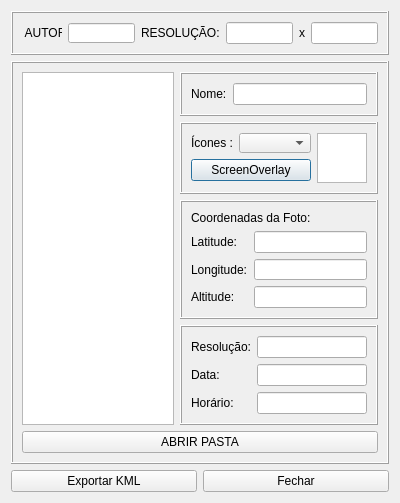
<?xml version="1.0" encoding="UTF-8"?>
<ui version="4.0">
 <class>Dialog</class>
 <widget class="QDialog" name="Dialog">
  <property name="windowModality">
   <enum>Qt::ApplicationModal</enum>
  </property>
  <property name="geometry">
   <rect>
    <x>0</x>
    <y>0</y>
    <width>400</width>
    <height>503</height>
   </rect>
  </property>
  <property name="minimumSize">
   <size>
    <width>400</width>
    <height>503</height>
   </size>
  </property>
  <property name="maximumSize">
   <size>
    <width>400</width>
    <height>503</height>
   </size>
  </property>
  <property name="windowTitle">
   <string>Dialog</string>
  </property>
  <property name="windowIcon">
   <iconset>
    <normaloff>../icones/fotos.png</normaloff>../icones/fotos.png</iconset>
  </property>
  <layout class="QGridLayout" name="gridLayout_16">
   <item row="0" column="0">
    <layout class="QGridLayout" name="gridLayout_15">
     <item row="0" column="0">
      <layout class="QGridLayout" name="gridLayout_14">
       <item row="0" column="0">
        <widget class="QFrame" name="frame_2">
         <property name="frameShape">
          <enum>QFrame::Box</enum>
         </property>
         <property name="frameShadow">
          <enum>QFrame::Raised</enum>
         </property>
         <layout class="QGridLayout" name="gridLayout_3">
          <item row="0" column="0">
           <widget class="QLabel" name="label">
            <property name="maximumSize">
             <size>
              <width>40</width>
              <height>16</height>
             </size>
            </property>
            <property name="text">
             <string> AUTOR:</string>
            </property>
           </widget>
          </item>
          <item row="0" column="1">
           <widget class="QLineEdit" name="lineEdit_Autor">
            <property name="maximumSize">
             <size>
              <width>160</width>
              <height>20</height>
             </size>
            </property>
           </widget>
          </item>
          <item row="0" column="2">
           <widget class="QLabel" name="label_2">
            <property name="text">
             <string>RESOLUÇÃO:</string>
            </property>
           </widget>
          </item>
          <item row="0" column="3">
           <widget class="QLineEdit" name="lineEditExibir"/>
          </item>
          <item row="0" column="4">
           <widget class="QLabel" name="label_11">
            <property name="text">
             <string>x</string>
            </property>
           </widget>
          </item>
          <item row="0" column="5">
           <widget class="QLineEdit" name="lineEditExibir2"/>
          </item>
         </layout>
        </widget>
       </item>
       <item row="1" column="0">
        <widget class="QFrame" name="frame">
         <property name="frameShape">
          <enum>QFrame::Box</enum>
         </property>
         <property name="frameShadow">
          <enum>QFrame::Raised</enum>
         </property>
         <layout class="QGridLayout" name="gridLayout_12">
          <item row="0" column="0">
           <layout class="QGridLayout" name="gridLayout_11">
            <item row="0" column="0">
             <layout class="QGridLayout" name="gridLayout_10">
              <item row="0" column="0">
               <widget class="QTableView" name="tableViewFotos">
                <property name="maximumSize">
                 <size>
                  <width>170</width>
                  <height>360</height>
                 </size>
                </property>
               </widget>
              </item>
              <item row="0" column="1">
               <layout class="QGridLayout" name="gridLayout_9">
                <item row="0" column="0">
                 <widget class="QFrame" name="frame_5">
                  <property name="frameShape">
                   <enum>QFrame::Box</enum>
                  </property>
                  <property name="frameShadow">
                   <enum>QFrame::Raised</enum>
                  </property>
                  <layout class="QGridLayout" name="gridLayout_6">
                   <item row="0" column="0">
                    <widget class="QLabel" name="label_8">
                     <property name="text">
                      <string>Nome:</string>
                     </property>
                    </widget>
                   </item>
                   <item row="0" column="1">
                    <widget class="QLineEdit" name="lineEdit_Nome"/>
                   </item>
                  </layout>
                 </widget>
                </item>
                <item row="1" column="0">
                 <widget class="QFrame" name="frame_8">
                  <property name="frameShape">
                   <enum>QFrame::Box</enum>
                  </property>
                  <property name="frameShadow">
                   <enum>QFrame::Raised</enum>
                  </property>
                  <layout class="QGridLayout" name="gridLayout_8">
                   <item row="0" column="0">
                    <layout class="QGridLayout" name="gridLayout_7">
                     <item row="0" column="0">
                      <layout class="QGridLayout" name="gridLayout_5">
                       <item row="0" column="0">
                        <layout class="QGridLayout" name="gridLayout">
                         <item row="0" column="0">
                          <widget class="QLabel" name="label_9">
                           <property name="text">
                            <string>Ícones :</string>
                           </property>
                          </widget>
                         </item>
                         <item row="0" column="1">
                          <widget class="QComboBox" name="comboBoxLinks">
                           <property name="maximumSize">
                            <size>
                             <width>80</width>
                             <height>20</height>
                            </size>
                           </property>
                          </widget>
                         </item>
                        </layout>
                       </item>
                       <item row="1" column="0">
                        <widget class="QPushButton" name="pushButton_Screen">
                         <property name="styleSheet">
                          <string notr="true">QPushButton {
    /* Mantém o estilo original do botão */
    transition: all 0.2s ease; /* Suaviza todas as transições de estado */
}

QPushButton:hover {
    background-color: qlineargradient(spread:pad, x1:0, y1:0, x2:0, y2:1, stop:0 #00f7ff, stop:1 #00d9ff); /* Gradiente suave em tons de azul neon */
    border: 1px solid #00b3cc; /* Borda azul neon mais escura */
    border-radius: 4px; /* Cantos arredondados */
    box-shadow: 0px 4px 8px rgba(0, 247, 255, 0.8); /* Sombra azul neon brilhante e levemente deslocada para dar profundidade */
}

QPushButton:pressed {
    background-color: qlineargradient(spread:pad, x1:0, y1:0, x2:0, y2:1, stop:0 #00d9ff, stop:1 #00b3cc); /* Gradiente mais escuro para efeito pressionado */
    border: 1px solid #0099b3; /* Borda azul neon ainda mais escura */
    box-shadow: inset 0px 4px 8px rgba(0, 247, 255, 0.8); /* Sombra interna para dar a impressão de que o botão foi pressionado */
    transform: scale(0.98); /* Leve redução no tamanho para simular o pressionar */
}
</string>
                         </property>
                         <property name="text">
                          <string>ScreenOverlay</string>
                         </property>
                        </widget>
                       </item>
                      </layout>
                     </item>
                     <item row="0" column="1">
                      <widget class="QGraphicsView" name="graphicsViewIcones">
                       <property name="sizePolicy">
                        <sizepolicy hsizetype="Fixed" vsizetype="Fixed">
                         <horstretch>0</horstretch>
                         <verstretch>0</verstretch>
                        </sizepolicy>
                       </property>
                       <property name="maximumSize">
                        <size>
                         <width>50</width>
                         <height>50</height>
                        </size>
                       </property>
                      </widget>
                     </item>
                    </layout>
                   </item>
                  </layout>
                 </widget>
                </item>
                <item row="2" column="0">
                 <widget class="QFrame" name="frame_3">
                  <property name="frameShape">
                   <enum>QFrame::Box</enum>
                  </property>
                  <property name="frameShadow">
                   <enum>QFrame::Raised</enum>
                  </property>
                  <layout class="QGridLayout" name="gridLayout_4">
                   <item row="0" column="0" colspan="2">
                    <widget class="QLabel" name="label_4">
                     <property name="text">
                      <string>Coordenadas da Foto:</string>
                     </property>
                    </widget>
                   </item>
                   <item row="1" column="0">
                    <widget class="QLabel" name="label_5">
                     <property name="text">
                      <string>Latitude:</string>
                     </property>
                    </widget>
                   </item>
                   <item row="1" column="1">
                    <widget class="QLineEdit" name="lineEditLatitude"/>
                   </item>
                   <item row="2" column="0">
                    <widget class="QLabel" name="label_6">
                     <property name="text">
                      <string>Longitude:</string>
                     </property>
                    </widget>
                   </item>
                   <item row="2" column="1">
                    <widget class="QLineEdit" name="lineEditLongitude"/>
                   </item>
                   <item row="3" column="0">
                    <widget class="QLabel" name="label_10">
                     <property name="text">
                      <string>Altitude:</string>
                     </property>
                    </widget>
                   </item>
                   <item row="3" column="1">
                    <widget class="QLineEdit" name="lineEditAltitude"/>
                   </item>
                  </layout>
                 </widget>
                </item>
                <item row="3" column="0">
                 <widget class="QFrame" name="frame_4">
                  <property name="frameShape">
                   <enum>QFrame::Box</enum>
                  </property>
                  <property name="frameShadow">
                   <enum>QFrame::Raised</enum>
                  </property>
                  <layout class="QGridLayout" name="gridLayout_2">
                   <item row="0" column="0">
                    <widget class="QLabel" name="label_3">
                     <property name="text">
                      <string>Resolução:</string>
                     </property>
                    </widget>
                   </item>
                   <item row="0" column="1">
                    <widget class="QLineEdit" name="lineEditResolucao"/>
                   </item>
                   <item row="1" column="0">
                    <widget class="QLabel" name="label_13">
                     <property name="text">
                      <string>Data:</string>
                     </property>
                    </widget>
                   </item>
                   <item row="1" column="1">
                    <widget class="QLineEdit" name="lineEditData"/>
                   </item>
                   <item row="2" column="0">
                    <widget class="QLabel" name="label_14">
                     <property name="text">
                      <string>Horário:</string>
                     </property>
                    </widget>
                   </item>
                   <item row="2" column="1">
                    <widget class="QLineEdit" name="lineEditHorario"/>
                   </item>
                  </layout>
                 </widget>
                </item>
               </layout>
              </item>
             </layout>
            </item>
            <item row="1" column="0">
             <widget class="QPushButton" name="pushButtonAbrir">
              <property name="styleSheet">
               <string notr="true">QPushButton {
    /* Mantém o estilo original do botão */
    transition: all 0.2s ease; /* Suaviza todas as transições de estado */
}

QPushButton:hover {
    background-color: qlineargradient(spread:pad, x1:0, y1:0, x2:0, y2:1, stop:0 #80dfff, stop:1 #66c2ff); /* Gradiente suave em tons de azul malibu */
    border: 1px solid #3399ff; /* Borda azul malibu mais escura */
    border-radius: 4px; /* Cantos arredondados */
    box-shadow: 0px 4px 8px rgba(102, 194, 255, 0.8); /* Sombra azul malibu brilhante e levemente deslocada para dar profundidade */
}

QPushButton:pressed {
    background-color: qlineargradient(spread:pad, x1:0, y1:0, x2:0, y2:1, stop:0 #66c2ff, stop:1 #3399ff); /* Gradiente mais escuro para efeito pressionado */
    border: 1px solid #007acc; /* Borda azul malibu ainda mais escura */
    box-shadow: inset 0px 4px 8px rgba(102, 194, 255, 0.8); /* Sombra interna para dar a impressão de que o botão foi pressionado */
    transform: scale(0.98); /* Leve redução no tamanho para simular o pressionar */
}
</string>
              </property>
              <property name="text">
               <string>ABRIR PASTA</string>
              </property>
             </widget>
            </item>
           </layout>
          </item>
         </layout>
        </widget>
       </item>
      </layout>
     </item>
     <item row="1" column="0">
      <layout class="QGridLayout" name="gridLayout_13">
       <item row="0" column="0">
        <widget class="QPushButton" name="pushButtonKMZ">
         <property name="styleSheet">
          <string notr="true">QPushButton {
    /* Mantém o estilo original do botão */
    transition: all 0.2s ease; /* Suaviza todas as transições de estado */
}

QPushButton:hover {
    background-color: qlineargradient(spread:pad, x1:0, y1:0, x2:0, y2:1, stop:0 #e6ccff, stop:1 #cc99ff); /* Gradiente suave em tons de púrpura claro */
    border: 1px solid #9933ff; /* Borda púrpura mais escura */
    border-radius: 4px; /* Cantos arredondados */
    box-shadow: 0px 4px 8px rgba(128, 0, 128, 0.8); /* Sombra púrpura brilhante e levemente deslocada para dar profundidade */
}

QPushButton:pressed {
    background-color: qlineargradient(spread:pad, x1:0, y1:0, x2:0, y2:1, stop:0 #cc99ff, stop:1 #9933ff); /* Gradiente mais escuro para efeito pressionado */
    border: 1px solid #660099; /* Borda púrpura ainda mais escura */
    box-shadow: inset 0px 4px 8px rgba(128, 0, 128, 0.8); /* Sombra interna para dar a impressão de que o botão foi pressionado */
    transform: scale(0.98); /* Leve redução no tamanho para simular o pressionar */
}
</string>
         </property>
         <property name="text">
          <string>Exportar KML</string>
         </property>
        </widget>
       </item>
       <item row="0" column="1">
        <widget class="QPushButton" name="pushButtonFecha">
         <property name="styleSheet">
          <string notr="true">QPushButton {
    /* Mantém o estilo original do botão */
    transition: all 0.2s ease; /* Suaviza todas as transições de estado */
}

QPushButton:hover {
    background-color: qlineargradient(spread:pad, x1:0, y1:0, x2:0, y2:1, stop:0 #ffcccc, stop:1 #ff9999); /* Gradiente suave em tons de vermelho claro */
    border: 1px solid #ff6666; /* Borda vermelha mais escura */
    border-radius: 4px; /* Cantos arredondados */
    box-shadow: 0px 4px 8px rgba(255, 0, 0, 0.8); /* Sombra vermelha brilhante e levemente deslocada para dar profundidade */
}

QPushButton:pressed {
    background-color: qlineargradient(spread:pad, x1:0, y1:0, x2:0, y2:1, stop:0 #ff9999, stop:1 #ff6666); /* Gradiente mais escuro para efeito pressionado */
    border: 1px solid #cc0000; /* Borda vermelha ainda mais escura */
    box-shadow: inset 0px 4px 8px rgba(255, 0, 0, 0.8); /* Sombra interna para dar a impressão de que o botão foi pressionado */
    transform: scale(0.98); /* Leve redução no tamanho para simular o pressionar */
}
</string>
         </property>
         <property name="text">
          <string>Fechar</string>
         </property>
        </widget>
       </item>
      </layout>
     </item>
    </layout>
   </item>
  </layout>
 </widget>
 <resources/>
 <connections/>
</ui>
